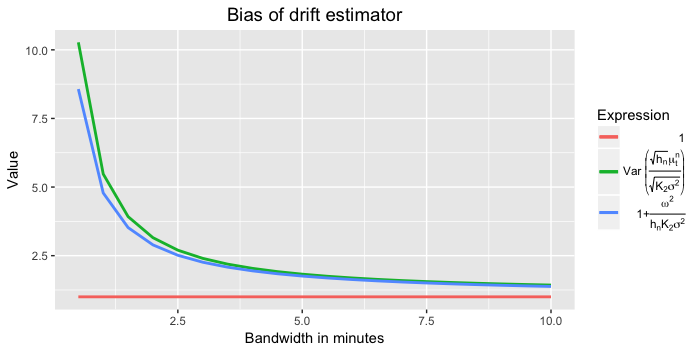

Source code (R):
library(ggplot2)
library(latex2exp)
setwd(Sys.getenv("masters-thesis"))
source("Simulation/Heston.R")
source("Simulation/BlackScholes.R")
source("Simulation/Bursts.R")
source("Simulation/Jumps.R")
source("Estimation/pre-average.R")
source("Estimation/estimates.R")
source("Estimation/estimates_reloaded.R")

set.seed(100)

#################### PARAMETERS THAT DON'T CHANGE ####################
omega2 <- 2.64*10^(-10)*25 #What Mathias wrote
omega <- sqrt(omega2)
K2 <- 0.5 #K2
n <- 23400 /7
mat <- 6.5/(24*7*52) /7 #I cheat a little because it takes too long otherwise. Since it is only evaluated in a single point, it doesn't matter as long as there are enough bandwidths of obs.
dt <- mat/n
Npaths <- 1000
sigma2 <- 0.0457 /25
sigma <- sqrt(sigma2)
#noise_ratio <- omega/(sigma*sqrt(dt))

#Because of lack of memory, it is done in loops
n_loops <- ceiling(Npaths/100)

#List to final values
hd_list <- seq(1,20,by = 1)/ (2*60*24*7*52)
var_bias_temp <- matrix(nrow = n_loops,ncol = length(hd_list))

for (memory in 1:n_loops) {
  #memory <- 1
  print(memory)
  temp_paths <- Npaths / n_loops
  BS <- sim.BlackScholes(mean = 0, sd = sigma, omega = omega, Nsteps = n, Npath = temp_paths)

  #Create dy
  BS$Y <- t(diff(t(as.matrix(BS$Y))))
  
  #################### LOOP OVER H_D ####################
  
  #H_d from 1min to 15min
  for (hd in 1:length(hd_list)) {
    
    #hd <- 2
    desired_index <- n-1 #Takes last index, so K uses as many points as possible
    
    mu_hat <- sqrt(hd_list[hd])/sqrt(K2*sigma^2)*est.mu.mat(data = BS, hd = hd_list[hd], t.index = desired_index)$mu
    var_bias_temp[memory,hd] <- mean(mu_hat^2) #We know it has mean zero, so E(mu^2) is more precise than Var(mu)
  }
}

#The total variance is just the mean of the variances (because the loops have same size)
var_bias <- numeric(length = length(hd_list))
for (hd in 1:length(hd_list)) {
  var_bias[hd] <- mean(var_bias_temp[,hd])
}

#Compute the the bias from the last noise term
noise <- 1+omega^2 / (hd_list*K2*sigma2)


#################### PLOT ####################
hd_minutes <- hd_list*(60*24*7*52)
data <- data.frame(hd = hd_minutes, target = (1:length(hd_minutes)*0)+1, var_bias = var_bias, var_bias_noise = noise)

ggplot() +
  geom_line(data=data, aes(x=hd, y=var_bias, col = "Var_mu"), size = 1) +
  geom_line(data=data, aes(x=hd, y=var_bias_noise, col = "var-noise"), size = 1) +
  geom_line(data=data, aes(x=hd, y=target, col = "1"), size = 1) +
  xlab(TeX("Bandwidth in minutes")) + ylab("Value") +
  ggtitle('Bias of drift estimator') +
  theme(plot.title = element_text(hjust = 0.5, size = 14)) +
  scale_color_discrete(name = "Expression",
                       labels = unname(TeX(
    c("1",'Var $\\left( \\frac{\\sqrt{h_n} \\mu_t^n}{\\sqrt{K_2 \\sigma^2}} \\right)$',
      "$1+\\frac{\\omega^2}{h_n K_2 \\sigma^2$"))))
